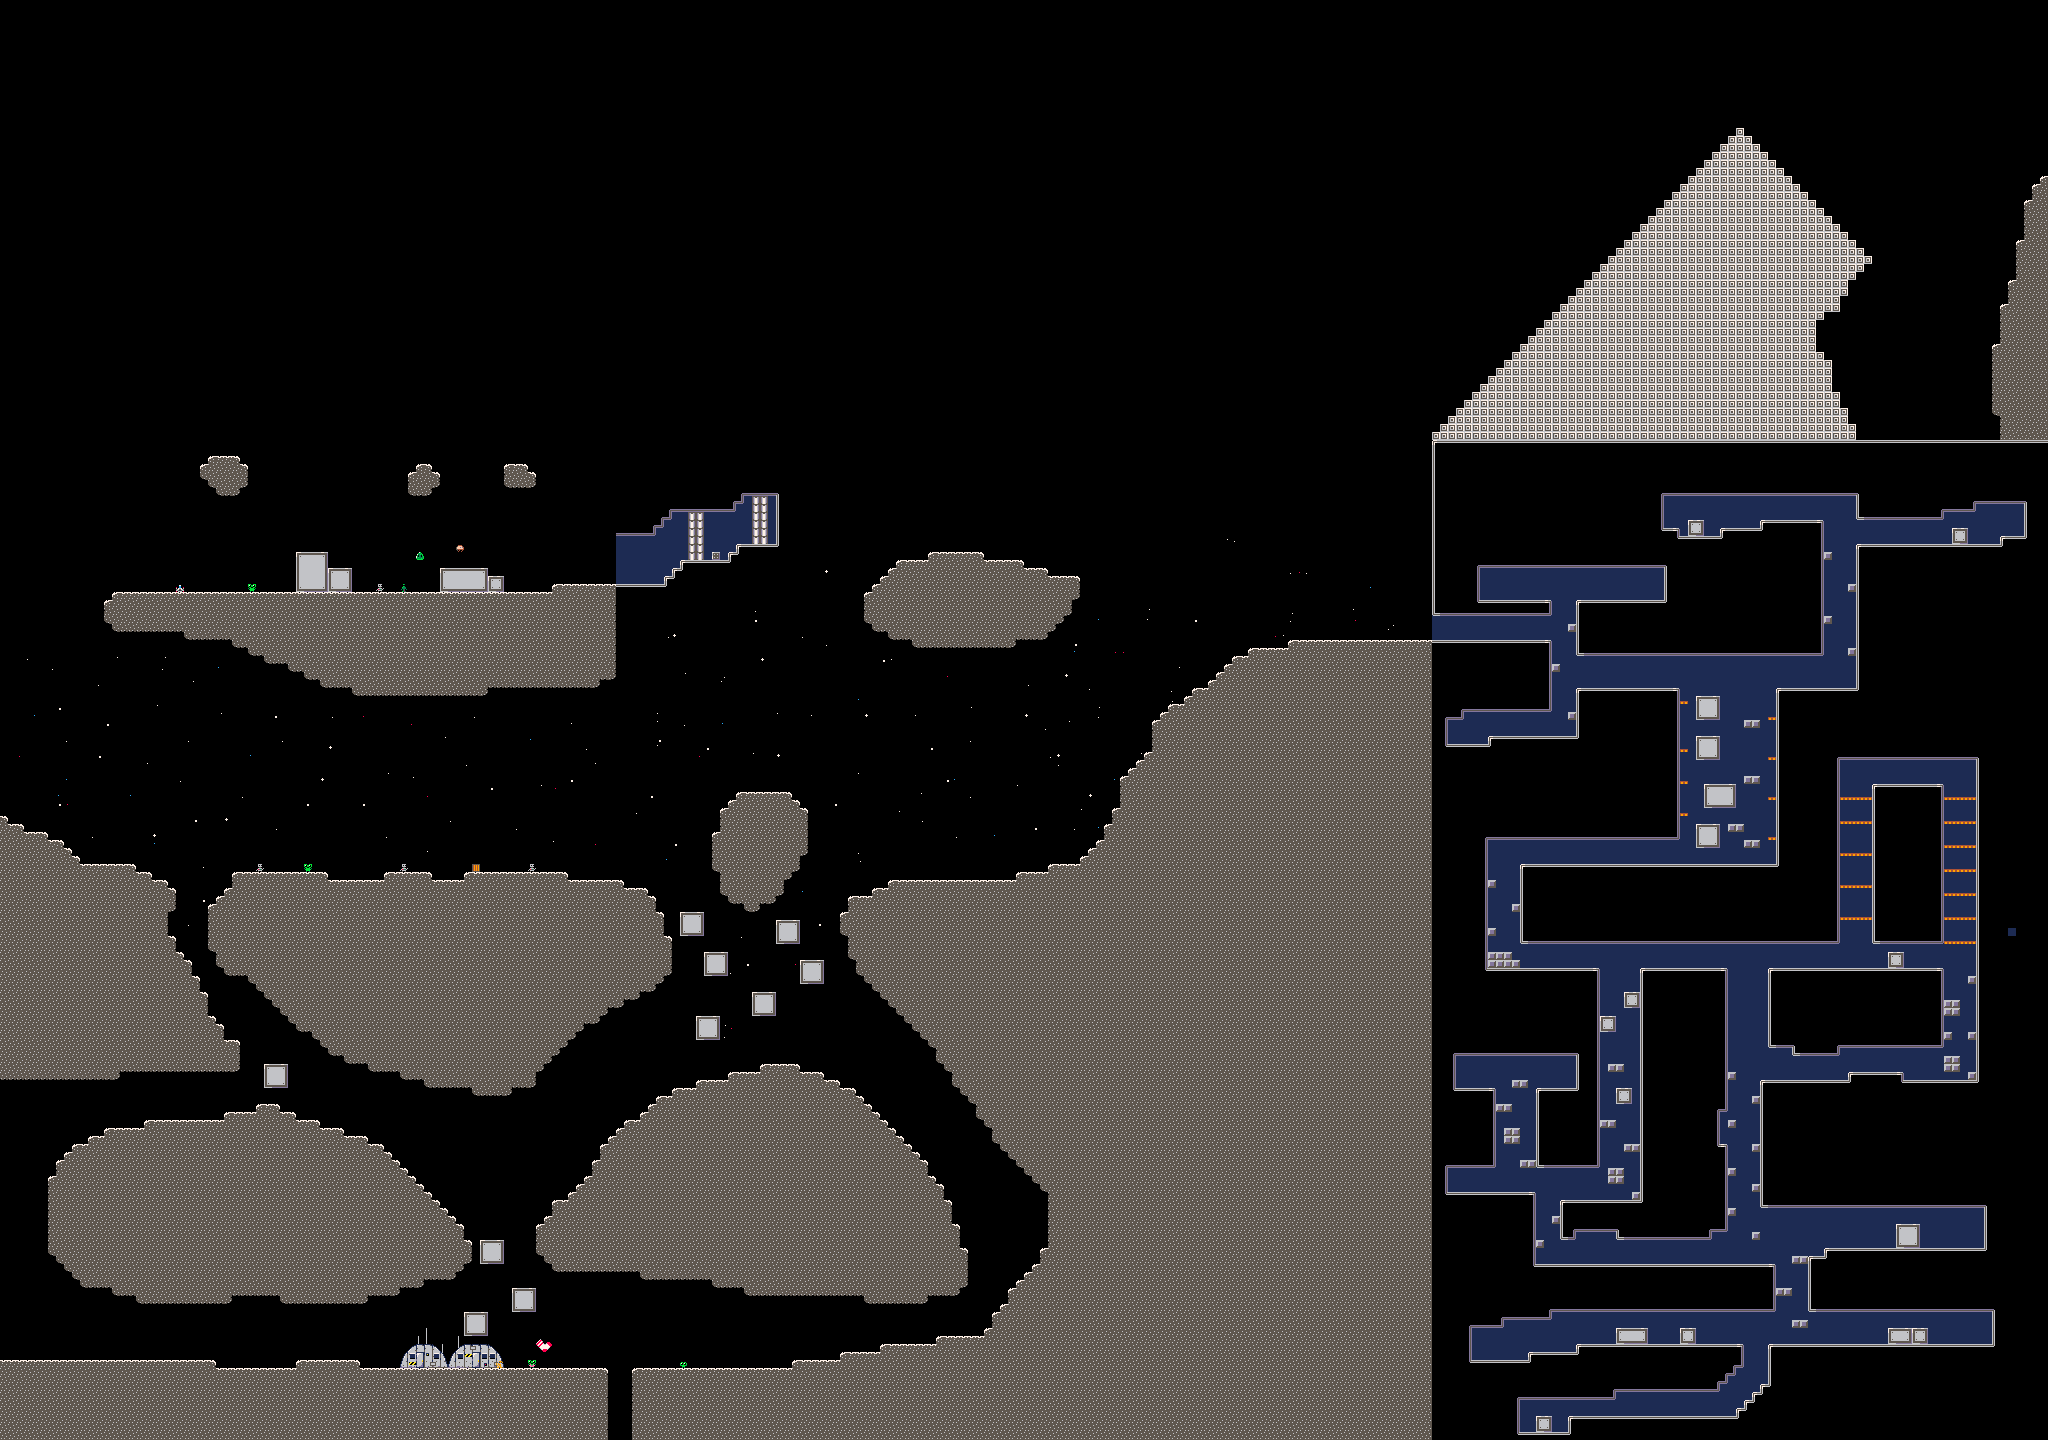

This is a level from a 2D game, rendered from its Tiled map with the project's own tilesets. A one-line summary and the map file follow, with tile-layer data summarised:
An orthogonal 256x180 tile map with 8x8 px tiles, 5 tile layers (Sky, Background, Tiles, Foreground, ...), 4 tilesets and 2 objects (Spaceship1, AlienMomSock).

<map version="1.10" tiledversion="1.11.0" orientation="orthogonal" renderorder="right-down" width="256" height="180" tilewidth="8" tileheight="8" infinite="0" nextlayerid="8" nextobjectid="12">
 <properties>
  <property name="Description" value="The Moon" />
  <property name="LevelNumber" value="4" />
 </properties>
 <tileset firstgid="1" source="Textures.tsx" />
 <tileset firstgid="577" source="AutoMappingTiles.tsx" />
 <tileset firstgid="721" source="SpaceTextures.tsx" />
 <tileset firstgid="1297" source="Textures2.tsx" />
 <layer id="6" name="Sky" width="256" height="180">
  <data>[46080 cells, 46080 non-empty, 1 distinct tile ids]</data>
 </layer>
 <layer id="2" name="Background" width="256" height="180">
  <data>[46080 cells, 7623 non-empty, 13 distinct tile ids]</data>
 </layer>
 <layer id="1" name="Tiles" width="256" height="180">
  <data>[46080 cells, 20502 non-empty, 54 distinct tile ids]</data>
 </layer>
 <layer id="7" name="Foreground" width="256" height="180">
  <data>[46080 cells, 16 non-empty, 7 distinct tile ids]</data>
 </layer>
 <layer id="3" name="GameObjects" width="256" height="180">
  <data>[46080 cells, 21 non-empty, 17 distinct tile ids]</data>
 </layer>
 <objectgroup id="4" name="Object Layer 1">
  <object id="8" name="Spaceship1" x="168.5" y="578" width="24" height="22.75">
   <properties>
    <property name="GoToDoor" value="Spaceship1" />
    <property name="GoToMap" value="HubWorld" />
   </properties>
  </object>
  <object id="11" name="AlienMomSock" x="528" y="1329" width="29.3333" height="27.3333" />
 </objectgroup>
</map>
